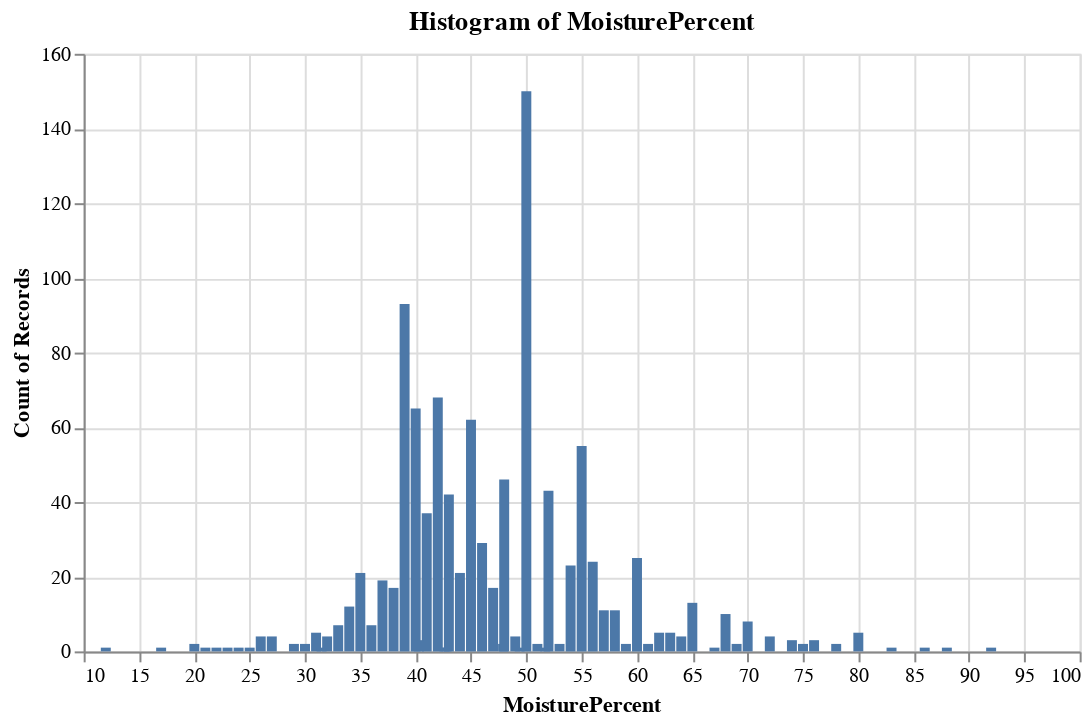

Notebook cell for this chart:
### Code cell
# The MoisturePercent column
moisture_plot = alt.Chart(cheese_df,width=500,height=300).mark_bar().encode(
    x=alt.X('MoisturePercent'),
    y='count()'
).properties(
    title='Histogram of MoisturePercent'
)


moisture_plot

### Figure 1 — Vega-Lite specification as saved in the notebook (floating-point values rounded to 4 significant figures; data arrays with more than 128 entries replaced by an {"elided": "..."} marker saying what was removed)
{"config": {"view": {"continuousWidth": 400, "continuousHeight": 300}}, "data": {"name": "data-6a54a0a24d2f5dfe87c5e3add480e990"}, "mark": "bar", "encoding": {"x": {"type": "quantitative", "field": "MoisturePercent"}, "y": {"type": "quantitative", "aggregate": "count"}}, "height": 300, "title": "Histogram of MoisturePercent", "width": 500, "$schema": "https://vega.github.io/schema/vega-lite/v4.8.1.json", "datasets": {"data-6a54a0a24d2f5dfe87c5e3add480e990": {"elided": "1042 records"}}}
